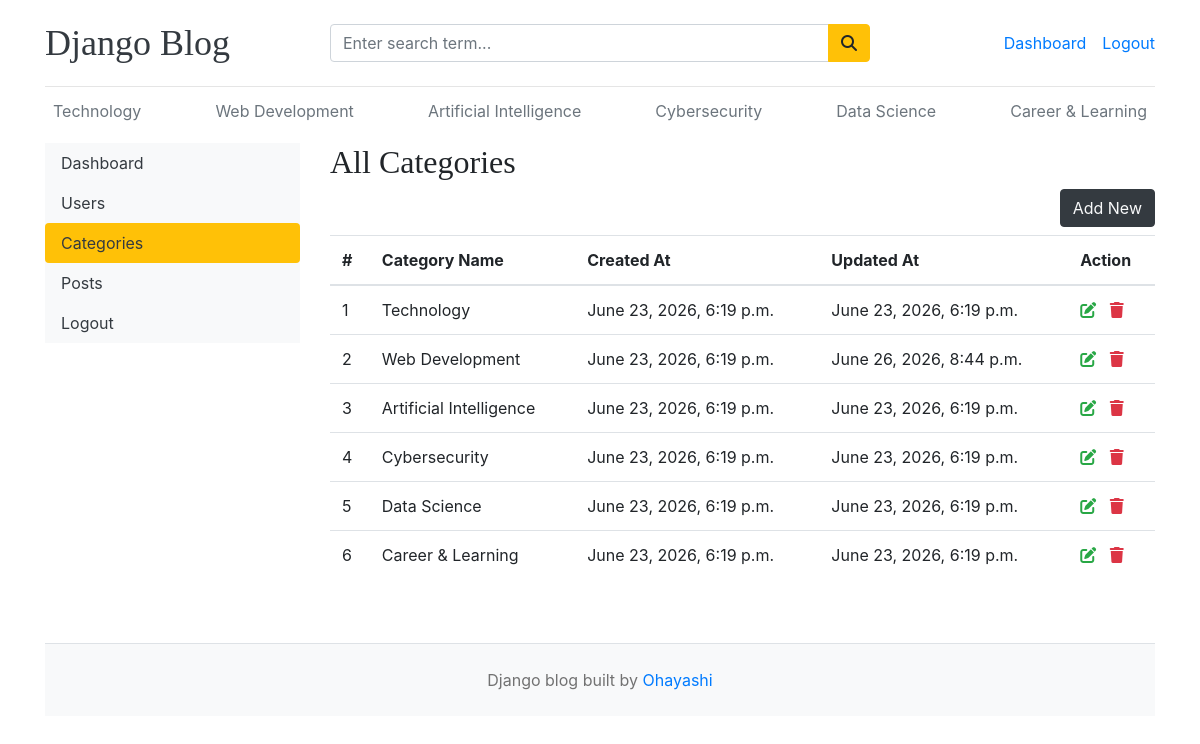
Screenshot of /dashboard/categories/ (signed in) with the database file from the repository.
### blogs/models.py (models this page shows, shortened)
class Category(models.Model):
  category_name = models.CharField(max_length=50, unique=True)
  created_at = models.DateTimeField(auto_now_add=True)
  updated_at = models.DateTimeField(auto_now=True)
  class Meta:
    verbose_name_plural = 'Categories'

### dashboards/views.py (the view)
# urls.py: path('categories/', views.categories, name='categories'),
@login_required(login_url='login')
@permission_required('blogs.view_category', raise_exception=True)
def categories(request):
    return render(request, 'dashboard/categories.html')

### blogs/context_processors.py (called while the page is built)
def get_categories(request):
  categories = Category.objects.all()
  return dict(categories = categories)

def get_social_links(request):
  social_links = SocialLink.objects.all()
  return dict(social_links = social_links)

### templates/dashboard/categories.html (shortened to what this page needs)
{% extends "base.html" %}
{% block content %}
<div class="row">
  {% include "dashboard/sidebar.html" %}
  <div class="col-md-9">
    <h2>All Categories</h2>
    <a href="{% url 'add_category' %}" class="btn btn-dark text-light float-right mb-2">Add New</a>
    <table class="table table-hover">
        <thead>
    <tr>
      <th>#</th>
      <th>Category Name</th>
      <th>Created At</th>
      <th>Updated At</th>
      <th>Action</th>
    </tr>
  </thead>
  <tbody>
    {% for category in categories %}
    <tr>
      <td>{{ forloop.counter }}</td>
      <td>{{ category.category_name }}</td>
      <td>{{ category.created_at }}</td>
      <td>{{ category.updated_at }}</td>
      <td>
        <a href="{% url 'edit_category' category.id %}"><i class="fa-solid fa-pen-to-square text-success"></i></a>
        <a href="{% url 'delete_category' category.id %}"><i class="fa-solid fa-trash text-danger"></i></a>
      </td>
    </tr>
    {% endfor %}
  </tbody>
    </table>
  </div>
</div>
{% endblock %}

### templates/base.html (shortened to what this page needs)
 {% load static %}
<!DOCTYPE html>
<html lang="en">
<head>
    <link href="https://getbootstrap.com/docs/4.0/dist/css/bootstrap.min.css" rel="stylesheet">
    <link href="{% static 'css/blog.css' %}" rel="stylesheet">
    <link rel="stylesheet" href="https://cdnjs.cloudflare.com/ajax/libs/font-awesome/6.7.2/css/all.min.css"></head>
<body>
  <div class="container">
<header class="blog-header py-3">
    <div class="row align-items-center">
        <div class="col-3 d-flex align-items-center">
            <a class="blog-header-logo text-dark" href="/">Django Blog</a>
        </div>
        <div class="col-6">
            <form action="{% url 'search' %}" method="GET">
                <div class="input-group">
                    <input
                        class="form-control"
                        type="text"
                        name="keyword"
                        value="{{ keyword }}"
                        placeholder="Enter search term..."
                        aria-label="Enter search term..."
                    >
                    <div class="input-group-append">
                        <button class="btn btn-warning" type="submit">
                            <i class="fa fa-search" aria-hidden="true"></i>
                        </button>
                    </div>
                </div>
            </form>
        </div>
        <div class="col-3 d-flex justify-content-end align-items-center">
            {% if not user.is_authenticated %}
                <a class="btn btn-sm btn-warning mr-2" href="{% url 'login' %}">
                    Login
                </a>
                <a class="btn btn-sm btn-outline-secondary" href="{% url 'register' %}">
                    Register
                </a>
            {% else %}
                <a href="{% url 'dashboard' %}" class="mr-3">
                    Dashboard
                </a>
                <form action="{% url 'logout' %}" method="POST" class="d-inline-flex align-items-center m-0">
                    <button type="submit" class="btn btn-link p-0 border-0">
                        Logout
                    </button>
                </form>
            {% endif %}
        </div>
    </div>
</header>
      <div class="nav-scroller py-1 mb-2">
        <nav class="nav d-flex justify-content-between">
          {% for category in categories %}
          <a class="p-2 text-muted" href="{% url 'posts_by_category' category.id %}">{{category.category_name}}</a>
          {% endfor %}
        </nav>
      </div>
{% block content%}
{% endblock %}
  <footer class="blog-footer text-center py-4 bg-light mt-5 border-top">
    <p class="m-0">Django blog built by <a href="#">Ohayashi</a></p>
  </footer>
</body>
</html>

### blog_main/static/css/blog.css (style rules this page uses)
.blog-header { border-bottom: 1px solid #e5e5e5; }
.blog-header-logo { font-family: "Playfair Display", Georgia, "Times New Roman", serif ; font-size: 2.25rem; }
h1, h2, h3, h4, h5, h6 { font-family: "Playfair Display", Georgia, "Times New Roman", serif ; }
.blog-footer { padding: 2.5rem 0; color: #727272; text-align: center; background-color: #f9f9f9; border-top: .05rem solid #e5e5e5; }
.blog-footer p:last-child { margin-bottom: 0; }

### rows the page displays
Category: category_name "Technology", created_at "June 23, 2026, 6:19 p.m.", updated_at "June 23, 2026, 6:19 p.m."
Category: category_name "Web Development", created_at "June 23, 2026, 6:19 p.m.", updated_at "June 26, 2026, 8:44 p.m."
Category: category_name "Artificial Intelligence", created_at "June 23, 2026, 6:19 p.m.", updated_at "June 23, 2026, 6:19 p.m."
Category: category_name "Cybersecurity", created_at "June 23, 2026, 6:19 p.m.", updated_at "June 23, 2026, 6:19 p.m."
Category: category_name "Data Science", created_at "June 23, 2026, 6:19 p.m.", updated_at "June 23, 2026, 6:19 p.m."
Category: category_name "Career & Learning", created_at "June 23, 2026, 6:19 p.m.", updated_at "June 23, 2026, 6:19 p.m."
